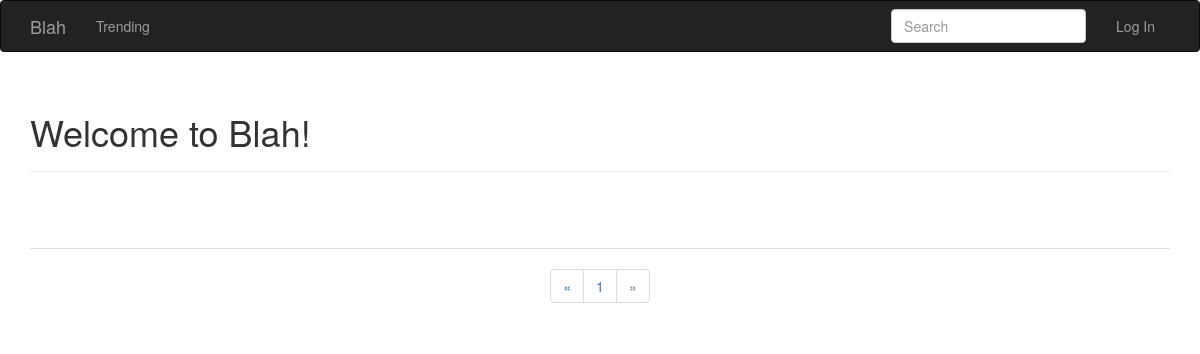
Before: /trending/?page=2 with the older database file.
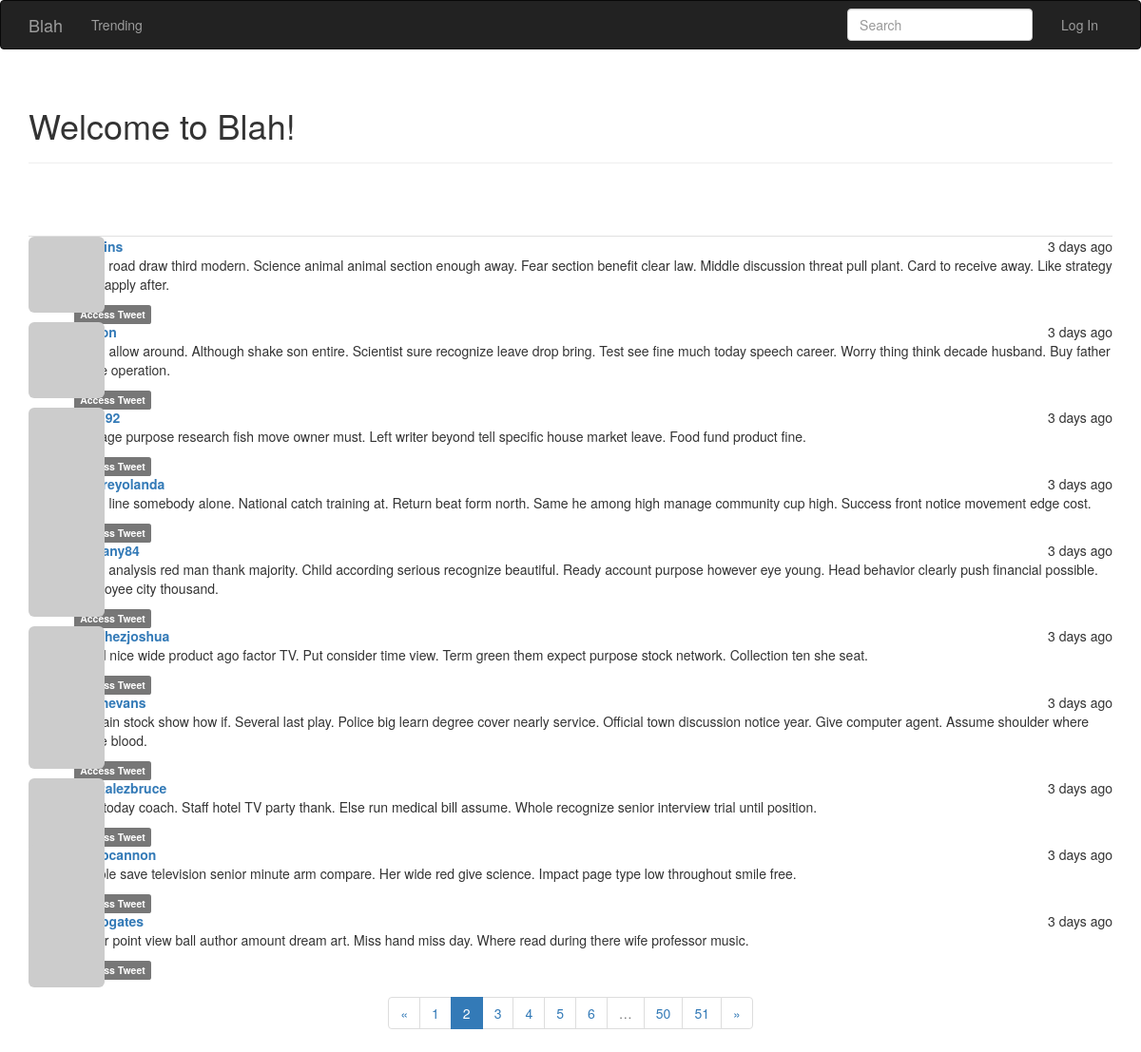
After: the same page with the newer database file.
### app/models.py (models this page shows, shortened)
class SearchableMixin(object):
    @classmethod
    def before_commit(cls, session):
        session._changes = {
            'add': list(session.new),
            'update': list(session.dirty),
            'delete': list(session.deleted)
        }
    @classmethod
    def after_commit(cls, session):
        for obj in session._changes['add']:
            if isinstance(obj, SearchableMixin):
                add_to_index(obj.__tablename__, obj)
        for obj in session._changes['update']:
            if isinstance(obj, SearchableMixin):
                add_to_index(obj.__tablename__, obj)
        for obj in session._changes['delete']:
            if isinstance(obj, SearchableMixin):
                remove_from_index(obj.__tablename__, obj)
        session._changes = None

class Post(SearchableMixin,db.Model):
    __searchable__ = ['body']
    __tablename__ = 'posts'
    id = db.Column(db.Integer, primary_key=True)
    body = db.Column(db.Text)
    body_html = db.Column(db.Text)
    timestamp = db.Column(db.DateTime, index=True, default=datetime.utcnow)
    author_id = db.Column(db.Integer, db.ForeignKey('users.id'))

class User(UserMixin, db.Model):
    __tablename__ = 'users'
    id = db.Column(db.Integer, primary_key=True)
    email = db.Column(db.String(64), unique=True, index=True)
    username = db.Column(db.String(64), unique=True, index=True)
    role_id = db.Column(db.Integer, db.ForeignKey('roles.id'))
    password_hash = db.Column(db.String(128))
    confirmed = db.Column(db.Boolean, default=False)
    name = db.Column(db.String(64))
    location = db.Column(db.String(64))
    about_me = db.Column(db.Text())
    member_since = db.Column(db.DateTime(), default=datetime.utcnow)
    last_seen = db.Column(db.DateTime(), default=datetime.utcnow)
    avatar_hash = db.Column(db.String(32))
    posts = db.relationship('Post', backref='author', lazy='dynamic')
    followed = db.relationship('Follow',
                               foreign_keys=[Follow.follower_id],
                               backref=db.backref('follower', lazy='joined'),
                               lazy='dynamic',
                               cascade='all, delete-orphan')
    followers = db.relationship('Follow',
                                foreign_keys=[Follow.followed_id],
                                backref=db.backref('followed', lazy='joined'),
                                lazy='dynamic',
                                cascade='all, delete-orphan')
    @property
    def password(self):
        raise AttributeError('Password is not a readable attribute')
    def gravatar(self, size=100, default='identicon', rating='g'):
        if request.is_secure:
            url = 'https://secure.gravatar.com/avatar'
        else:
            url = 'https://www.gravatar.com/avatar'
        hash = hashlib.md5(self.email.lower().encode('utf-8')).hexdigest()
        return '{url}/{hash}?s={size}&d={default}&r={rating}'.format(
            url=url, hash=hash, size=size, default=default, rating=rating)

### app/main/views.py (the view)
@main.route('/trending/', methods=['GET', 'POST'])
def trending():
    form = PostForm()
    if current_user.can(Permission.WRITE) and form.validate_on_submit():
        post = Post(body=form.body.data,
                    author=current_user._get_current_object())
        db.session.add(post)
        db.session.commit()
        return redirect(url_for('.index'))
    page = request.args.get('page', 1, type=int)
    query = Post.query
    pagination = Post.query.order_by(Post.timestamp.desc()).paginate(
        page, per_page=current_app.config['POSTS_PER_PAGE'],
        error_out=False)
    posts = pagination.items
    return render_template('trending.html', form=form, posts=posts,
                           pagination=pagination)

### app/main/forms.py
class SearchForm(FlaskForm):
    q = StringField(_l('Search'), validators=[DataRequired()])
    def __init__(self, *args, **kwargs):
        if 'formdata' not in kwargs:
            kwargs['formdata'] = request.args
        if 'csrf_enabled' not in kwargs:
            kwargs['csrf_enabled'] = False
        super(SearchForm, self).__init__(*args, **kwargs)

class PostForm(FlaskForm):
    body = PageDownField("What's on your mind?", validators=[DataRequired()])
    submit = SubmitField('Submit')

### app/auth/views.py (called while the page is built)
@auth.before_app_request
def before_request():
    if current_user.is_authenticated:
        current_user.ping()
        if not current_user.confirmed \
                and request.endpoint \
                and request.blueprint != 'auth' \
                and request.endpoint != 'static':
            return redirect(url_for('auth.unconfirmed'))

### app/main/__init__.py (called while the page is built)
@main.app_context_processor
def inject_permissions():
    return dict(Permission=Permission)

### app/main/views.py (called while the page is built)
@main.before_app_request
def before_request():
    current_user.last_seen = datetime.utcnow()
    db.session.commit()
    g.search_form = SearchForm()
    g.locale = str(get_locale())

### app/models.py (called while the page is built)
    def can(self, permissions):
        return False

### app/templates/trending.html (shortened to what this page needs)
{% extends "base.html" %}
{% import "bootstrap/wtf.html" as wtf %}
{% import "macros.html" as macros %}
{% block page_content %}
<div class="page-header">
    <h1>
        {% if current_user.is_authenticated %}
          Hey, {{ current_user.username }}!
        {% else %}
          Welcome to Blah!
        {% endif %}
    </h1>
</div>
{% include 'templatePosts.html' %}
{% if pagination %}
<div class="text-center">
    {{ macros.pagination_widget(pagination, '.trending') }}
</div>
{% endif %}
{% endblock %}

### app/templates/templatePosts.html
<br><br>
<ul class="posts">
    {% for post in posts %}
    <li class="list-unstyled">
        <div class="post-thumbnail" >
            <a href="{{ url_for('.user', username=post.author.username) }}">
                <img class="img-rounded profile-thumbnail" src="{{ post.author.gravatar(size=40) }}">
            </a>
        </div>
        <div class="post-content">
            <div class="post-date">{{ moment(post.timestamp).fromNow() }}</div>
            <div class="post-author"><a href="{{ url_for('.user', username=post.author.username) }}">{{ post.author.username }}</a></div>
            <div class="post-body">
              {% if post.body_html %}
                {{ post.body_html | safe }}
              {% else %}
                {{ post.body }}
              {% endif %}
            </div>
            <div class="post-footer">
                <a href="{{ url_for('.post', id=post.id) }}">
                    <span class="label label-default">Access Tweet</span>
                </a>
            </div>
        </div>
    </li>
    {% endfor %}
</ul>

Changed rows visible on the page:
added Post: timestamp "3 days ago", body_html "Race road draw third modern. Science animal animal section enough away. Fear section benefit clear law. Middle discussion threat pull plant. Card to receive away. Like strategy term apply after."
added Post: timestamp "3 days ago", body_html "Soon allow around. Although shake son entire. Scientist sure recognize leave drop bring. Test see fine much today speech career. Worry thing think decade husband. Buy father game operation."
added Post: timestamp "3 days ago", body_html "Manage purpose research fish move owner must. Left writer beyond tell specific house market leave. Food fund product fine."
added Post: timestamp "3 days ago", author.username "mooreyolanda", body_html "Song line somebody alone. National catch training at. Return beat form north. Same he among high manage community cup high. Success front notice movement edge cost."
added Post: timestamp "3 days ago", author.username "bethany84", body_html "Hotel analysis red man thank majority. Child according serious recognize beautiful. Ready account purpose however eye young. Head behavior clearly push financial possible. Employee city thousand."
added Post: timestamp "3 days ago", author.username "sanchezjoshua", body_html "Hand nice wide product ago factor TV. Put consider time view. Term green them expect purpose stock network. Collection ten she seat."
added Post: timestamp "3 days ago", author.username "devinevans", body_html "Remain stock show how if. Several last play. Police big learn degree cover nearly service. Official town discussion notice year. Give computer agent. Assume shoulder where figure blood."
added Post: timestamp "3 days ago", author.username "gonzalezbruce", body_html "Fish today coach. Staff hotel TV party thank. Else run medical bill assume. Whole recognize senior interview trial until position."
added Post: timestamp "3 days ago", author.username "jacobcannon", body_html "Couple save television senior minute arm compare. Her wide red give science. Impact page type low throughout smile free."
added Post: timestamp "3 days ago", author.username "jacobgates", body_html "Either point view ball author amount dream art. Miss hand miss day. Where read during there wife professor music."
Other visible differences:
new list line: "2"
new list line: "3"
new list line: "4"
new list line: "5"
new list line: "6"
new list line: "50"
new list line: "51"
